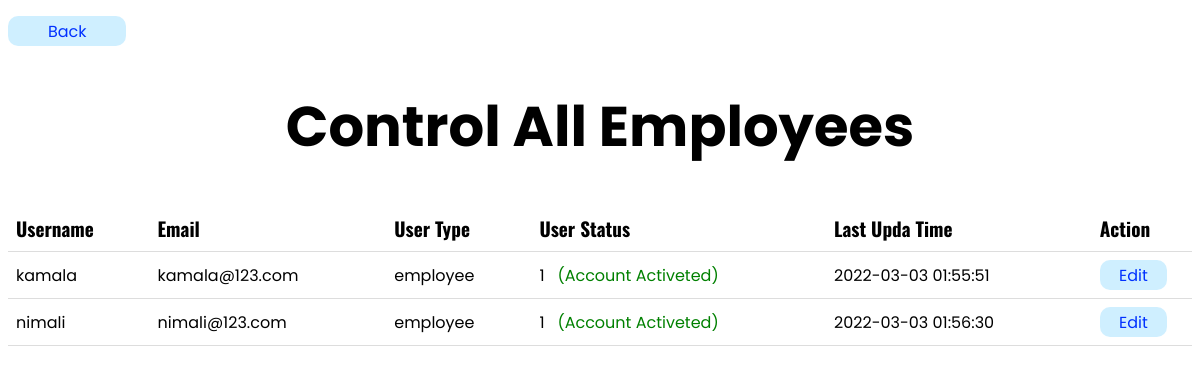
/c_employee.php, run on the app's committed database.
### tables this page shows
CREATE TABLE `user_tbl` (
  `id` int(11) NOT NULL,
  `username` varchar(255) NOT NULL,
  `email` varchar(255) NOT NULL,
  `pass` varchar(255) NOT NULL,
  `user_type` varchar(255) NOT NULL,
  `user_status` int(1) NOT NULL,
  `time` timestamp NOT NULL DEFAULT current_timestamp() ON UPDATE current_timestamp()
);

### c_employee.php (the view, shortened to what this page needs)
<?php
    include("config.php");
    $sql = "SELECT * FROM user_tbl WHERE user_type = 'employee'";
    $result = mysqli_query($con, $sql);
?>
<!DOCTYPE html>
<html lang="en">
<head>
</head>
<body>
    <p>
        <a href="admin.php"><button class="back">Back</button></a>
    </p>
    <center>
    <h1>
        Control All Employees
    </h1>
        <table>
            <tr>
                <th>
                    Username
                </th>
                <th>
                    Email
                </th>
                <th>
                    User Type
                </th>
                <th>
                    User Status
                </th>
                <th>
                    Last Upda Time
                </th>
                <th>
                    Action
                </th>
            </tr>
                <?php
                    if(mysqli_num_rows($result) > 0){
                        while($row = mysqli_fetch_assoc($result)){
                ?>
            <tr>
                <td>
                    <?php echo($row['username']); ?>
                </td>
                <td>
                    <?php echo($row['email']); ?>
                </td>
                <td>
                    <?php echo($row['user_type']); ?>
                </td>
                <td>
                    <?php echo($row['user_status']."&nbsp&nbsp&nbsp");
                        if($row['user_status'] == 1){
                            echo("<span class='acc_a'>(Account Activeted)</span>");
                        }else{
                            echo("<span class='acc_d'>(Account Deactivate)</span>");
                        }
                    ?>
                </td>
                <td>
                    <?php echo($row['time']); ?>
                </td>
                <td>
                   <a href="c_employee_edit.php?id=<?php echo($row['id']); ?>"><button class="edit">Edit</button></a>
                </td>
            </tr>
            <?php }
            }
            ?>
        </table>
    </center>
</body>
</html>

### c_employee.php (style rules this page uses)
table { border-collapse: collapse; width: 100%; }
th, td { padding: 8px; text-align: left; border-bottom: 1px solid #ddd; }
th { font-size: 120%; font-family: 'Oswald', sans-serif; }
tr { font-size: 100%; font-family: 'Poppins', sans-serif; }
.edit { background: rgba(0, 172, 255, 0.19); color: rgba(0, 49, 255, 1); width: 80%; height: 30px; border: none; border-radius: 10px; font-size: 100%; font-family: 'Poppins', sans-serif; }
h1 { font-size: 350%; font-family: 'Poppins', sans-serif; }
.acc_a { color: green; }
.back { background: rgba(0, 172, 255, 0.19); color: rgba(0, 49, 255, 1); width: 10%; height: 30px; border: none; border-radius: 10px; font-size: 100%; font-family: 'Poppins', sans-serif; }
p { font-size: 100%; font-family: 'Poppins', sans-serif; }

### data on the page
user_tbl: username "kamala", email "kamala@123.com", user_type "employee", user_status "1", shows "(Account Activeted)", time "2022-03-03 01:55:51"
user_tbl: username "nimali", email "nimali@123.com", user_type "employee", user_status "1", shows "(Account Activeted)", time "2022-03-03 01:56:30"
